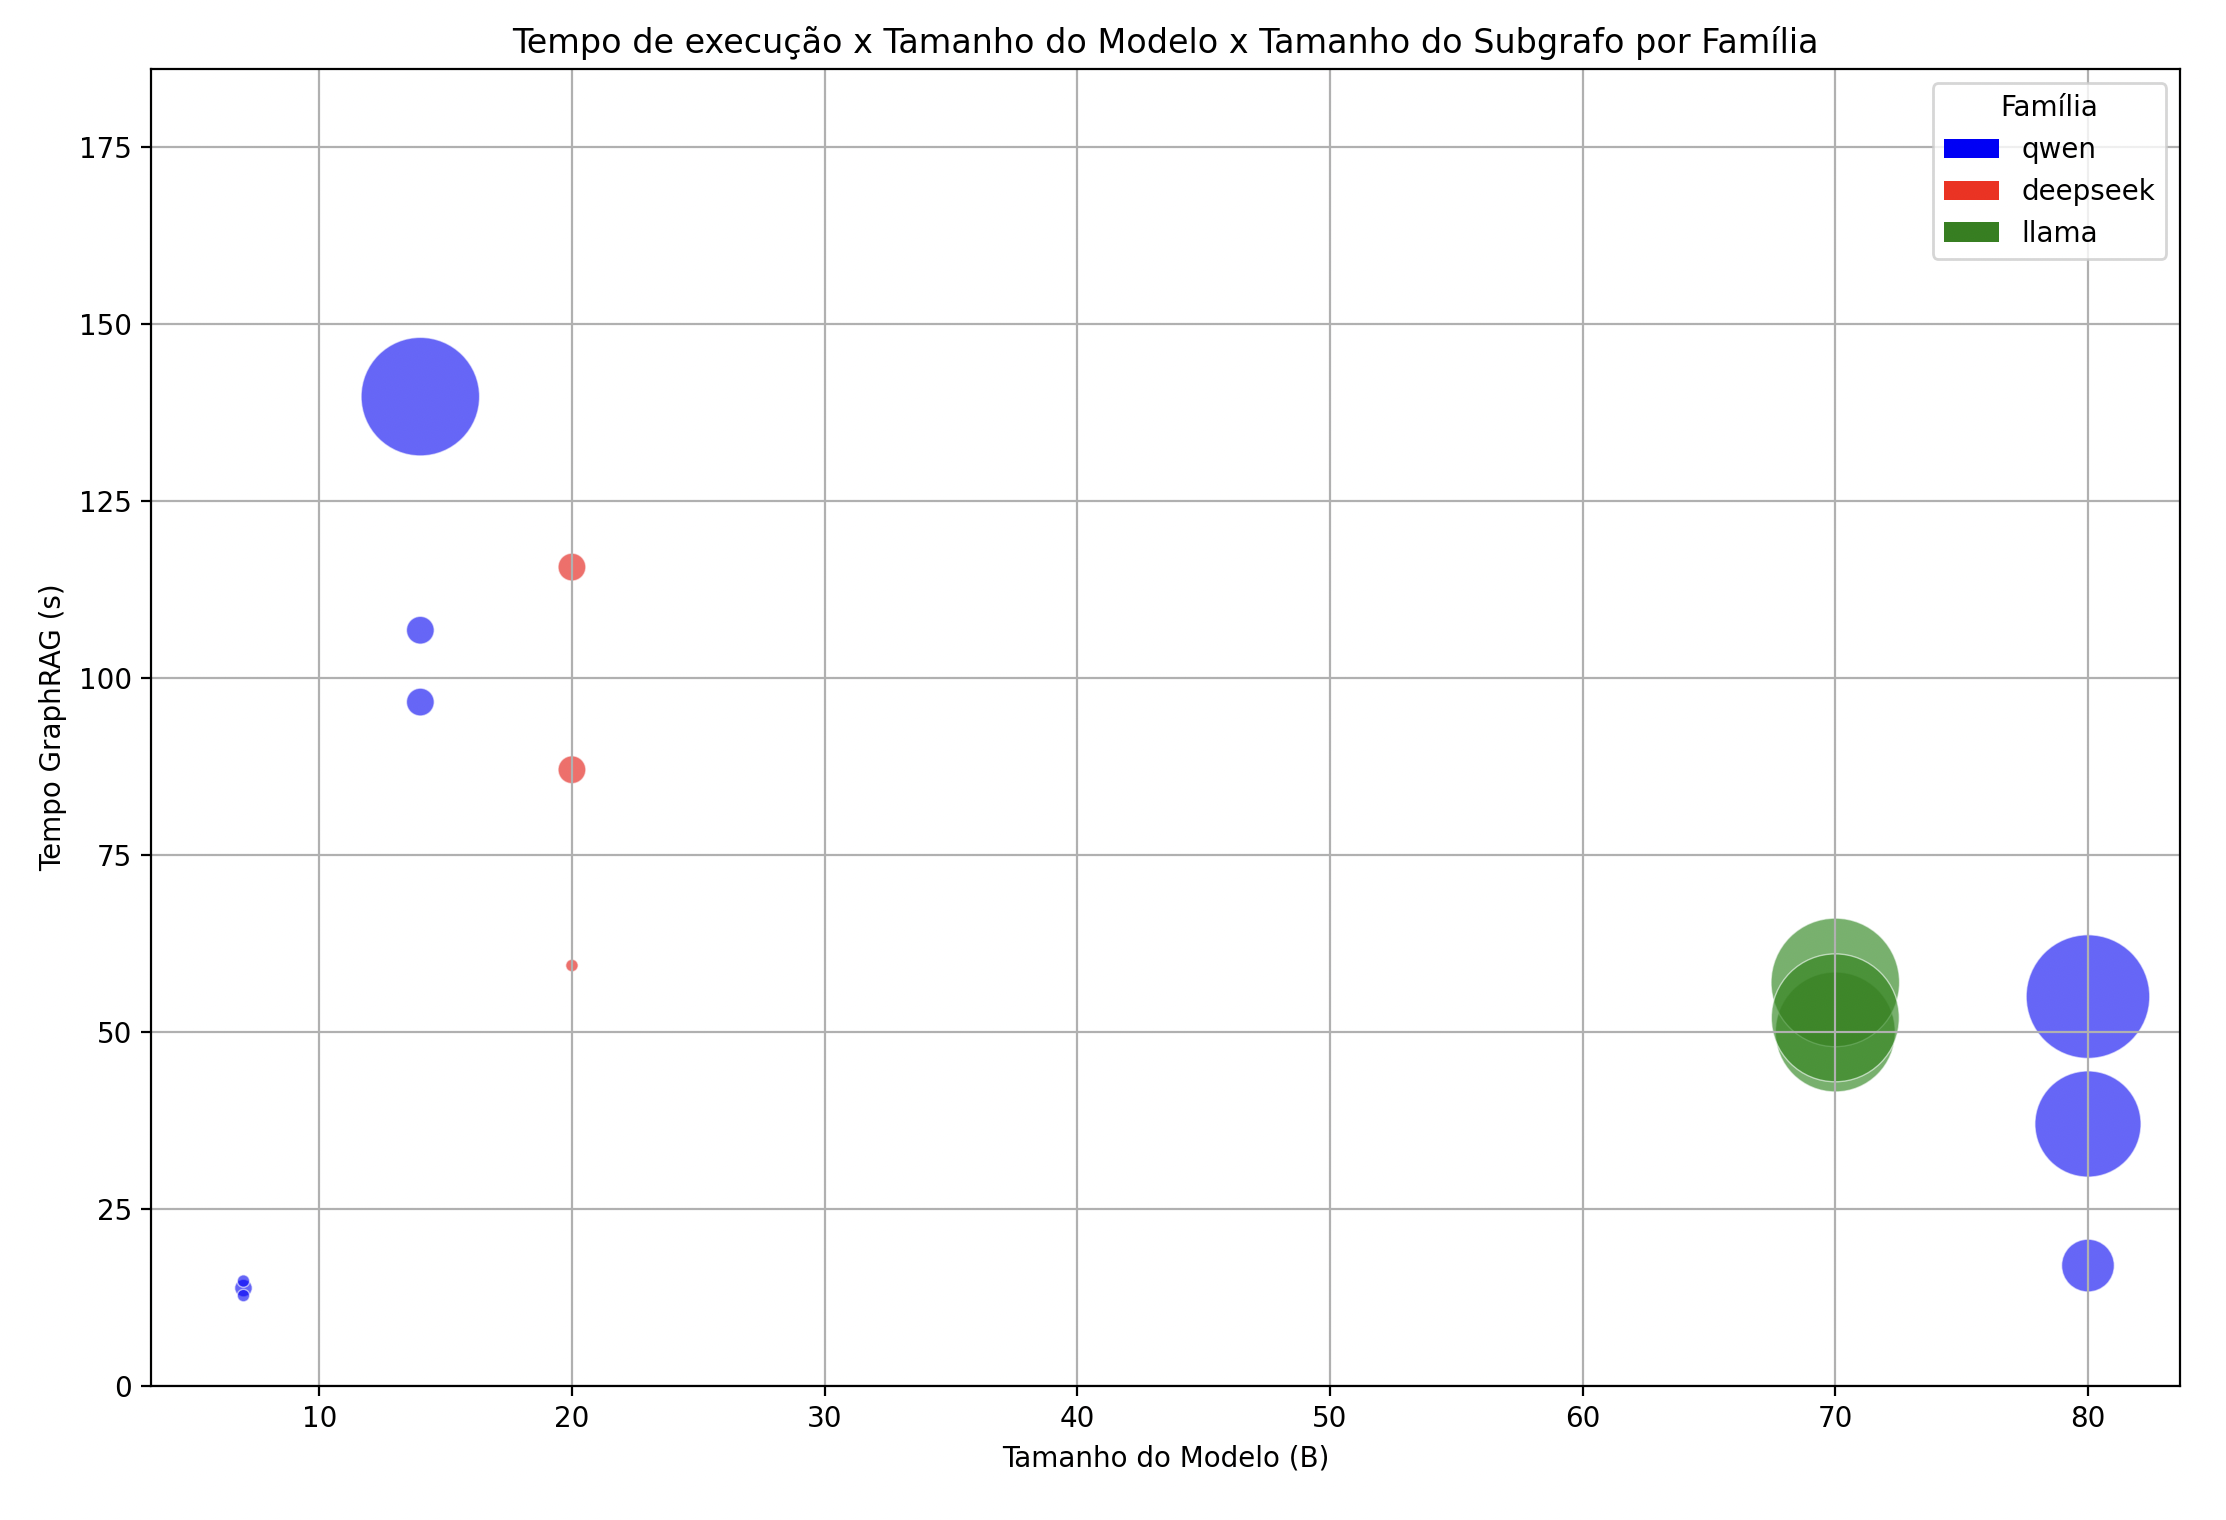

Recreate this plot in Python.
import matplotlib.pyplot as plt
import pandas as pd
import numpy as np
import re
from matplotlib.patches import Patch

# ---------------- Dados ----------------
time_data = {
    "Modelo": ["qwen-2.5-7b","qwen-2.5-7b","qwen-2.5-7b",
               "qwen-3-14b","qwen-3-14b","qwen-3-14b",
               "deepseek","deepseek","deepseek",
               "qwen3-80b","qwen3-80b","qwen3-80b",
               "llama-3.3-70b","llama-3.3-70b","llama-3.3-70b"],
    "Log": ["Log 1","Log 2","Log 3",
            "Log 1","Log 2","Log 3",
            "Log 1","Log 2","Log 3",
            "Log 1","Log 2","Log 3",
            "Log 1","Log 2","Log 3"],
    "Baseline": [9.71, 10.73, 10.23, 116.03, 61.81, 61.33, 79.69, 43.52, 43.57, 50, 15, 36, 46, 52, 49],
    "GraphRAG": [13.82, 14.81, 12.76, 139.76, 106.76, 96.61, 59.39, 87.05, 115.68, 55, 17, 37, 50, 57, 52]
}

subgraph_data = {
    "Modelo": ["qwen-2.5-7b","qwen-2.5-7b","qwen-2.5-7b",
               "qwen-3-14b","qwen-3-14b","qwen-3-14b",
               "deepseek","deepseek","deepseek",
               "qwen3-80b","qwen3-80b","qwen3-80b",
               "llama-3.3-70b","llama-3.3-70b","llama-3.3-70b"],
    "Log": ["Log 1","Log 2","Log 3",
            "Log 1","Log 2","Log 3",
            "Log 1","Log 2","Log 3",
            "Log 1","Log 2","Log 3",
            "Log 1","Log 2","Log 3"],
    "Nos": [2,1,1,48,5,5,1,5,5,49,11,36,46,52,49],
    "Relacionamentos": [0,0,0,43,0,0,0,0,0,50,7,37,47,55,57]
}

df_time = pd.DataFrame(time_data)
df_subgraph = pd.DataFrame(subgraph_data)
df = pd.merge(df_time, df_subgraph, on=["Modelo","Log"])

# ---------------- Extrair tamanho do modelo ----------------
def extrair_tamanho(modelo):
    match = re.search(r'(\d+(\.\d+)?)b', modelo)
    return float(match.group(1)) if match else 20.0

df["Tamanho"] = df["Modelo"].apply(extrair_tamanho)
df["Familia"] = df["Modelo"].apply(lambda x: "qwen" if "qwen" in x else ("llama" if "llama" in x else "deepseek"))
df["Subgrafo"] = df["Nos"] + df["Relacionamentos"]

# ---------------- Gráfico unificado ----------------
plt.figure(figsize=(10,7))
colors = {"qwen":"blue","llama":"green","deepseek":"red"}

for familia in df["Familia"].unique():
    df_fam = df[df["Familia"]==familia]
    plt.scatter(df_fam["Tamanho"], df_fam["GraphRAG"], 
                s=df_fam["Subgrafo"]*20,  # escala marcador pelo subgrafo
                c=colors[familia],
                alpha=0.6,
                edgecolors='w',  # contorno para visibilidade
                linewidth=0.5,
                label=familia)

# Ajustar limites do eixo y para não cortar círculos
y_max = df["GraphRAG"].max()
s_max = df["Subgrafo"].max() * 20
plt.ylim(0, y_max + np.sqrt(s_max))  # adiciona espaço extra proporcional ao maior marcador

# Legenda apenas com cores
legend_elements = [Patch(facecolor=colors[f], label=f) for f in df["Familia"].unique()]
plt.legend(handles=legend_elements, title="Família")

plt.xlabel("Tamanho do Modelo (B)")
plt.ylabel("Tempo GraphRAG (s)")
plt.title("Tempo de execução x Tamanho do Modelo x Tamanho do Subgrafo por Família")
plt.grid(True)
plt.show()
